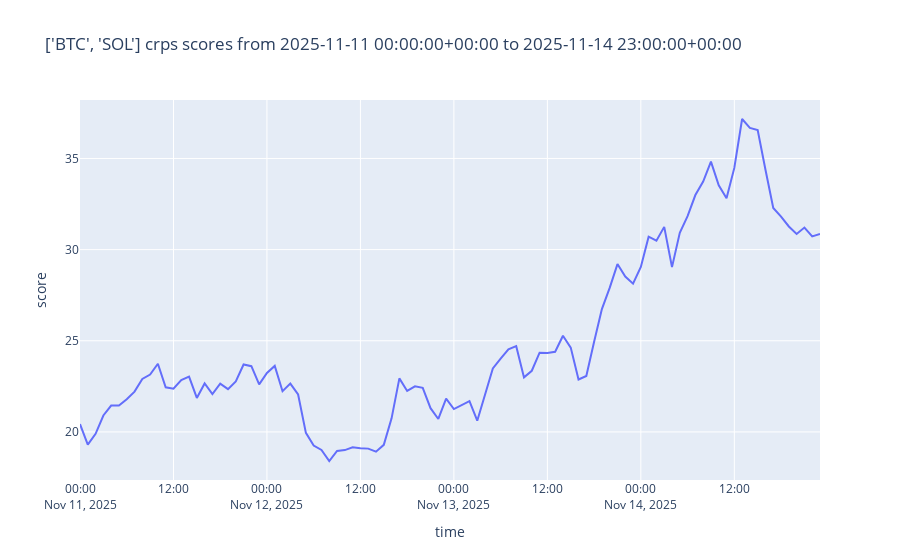

Notebook code cell kept with this figure:
### Markdown cell above
## Run live simulation on historic data

### Code cell
# Setup tracker + evaluator
tracker_evaluator = TrackerEvaluator(GaussianStepTracker())

for asset, history_price in test_asset_prices.items():

    # First tick: initialize historical data
    tracker_evaluator.tick({asset: initial_histories[asset]})

    prev_ts = 0
    predict_count = 0
    pbar = tqdm(desc=f"Evaluating {asset}", total=count_evaluations(history_price, HORIZON, INTERVAL), unit="eval")
    for ts, price in history_price:
        # Feed the new tick
        tracker_evaluator.tick({asset: [(ts, price)]})

        # Evaluate prediction every hour (ts is in second)
        if ts - prev_ts >= INTERVAL:
            prev_ts = ts
            predictions_evaluated = tracker_evaluator.predict(asset, HORIZON, STEP_CONFIG)

            # Quarantine mechanism:
            # - Predictions are not scored immediately. Each prediction is placed in a quarantine 
            #   until sufficient future price data (up to the full horizon ticks) becomes available.
            # - Predictions issued within the final `horizon` seconds of the
            #   time series cannot be scored, as future observations are unavailable.

            if predictions_evaluated:
                pbar.update(1)

            # Periodically display results
            if predictions_evaluated and predict_count % 100 == 0:
                pbar.write(
                    f"[{asset}] avg norm CRPS={tracker_evaluator.overall_crps_score_asset(asset):.4f} | "
                    f"recent={tracker_evaluator.recent_crps_score_asset(asset):.4f}"
                )
            predict_count += 1
    pbar.close()
    print()

tracker_name = tracker_evaluator.tracker.__class__.__name__
print(f"\nTracker {tracker_name}:"
      f"\nFinal average normalized crps score: {tracker_evaluator.overall_crps_score():.4f}")

current_results_dir = tracker_evaluator.to_json(horizon=HORIZON, step_config=STEP_CONFIG,
                                                interval=INTERVAL, base_dir=base_dir_results)

# Plot scoring timeline
timestamped_scores = tracker_evaluator.scores
plot_scores(timestamped_scores)

### Figure 1 — Plotly figure (JSON) as saved in the notebook; plotly's stock layout.template omitted (floating-point values rounded to 4 significant figures)
{"data": [{"hovertemplate": "time=%{x}<br>score=%{y}<extra></extra>", "legendgroup": "", "line": {"color": "#636efa", "dash": "solid"}, "marker": {"symbol": "circle"}, "mode": "lines", "name": "", "orientation": "v", "showlegend": false, "type": "scatter", "x": ["2025-11-11T00:00:00+00:00", "2025-11-11T01:00:00+00:00", "2025-11-11T02:00:00+00:00", "2025-11-11T03:00:00+00:00", "2025-11-11T04:00:00+00:00", "2025-11-11T05:00:00+00:00", "2025-11-11T06:00:00+00:00", "2025-11-11T07:00:00+00:00", "2025-11-11T08:00:00+00:00", "2025-11-11T09:00:00+00:00", "2025-11-11T10:00:00+00:00", "2025-11-11T11:00:00+00:00", "2025-11-11T12:00:00+00:00", "2025-11-11T13:00:00+00:00", "2025-11-11T14:00:00+00:00", "2025-11-11T15:00:00+00:00", "2025-11-11T16:00:00+00:00", "2025-11-11T17:00:00+00:00", "2025-11-11T18:00:00+00:00", "2025-11-11T19:00:00+00:00", "2025-11-11T20:00:00+00:00", "2025-11-11T21:00:00+00:00", "2025-11-11T22:00:00+00:00", "2025-11-11T23:00:00+00:00", "2025-11-12T00:00:00+00:00", "2025-11-12T01:00:00+00:00", "2025-11-12T02:00:00+00:00", "2025-11-12T03:00:00+00:00", "2025-11-12T04:00:00+00:00", "2025-11-12T05:00:00+00:00", "2025-11-12T06:00:00+00:00", "2025-11-12T07:00:00+00:00", "2025-11-12T08:00:00+00:00", "2025-11-12T09:00:00+00:00", "2025-11-12T10:00:00+00:00", "2025-11-12T11:00:00+00:00", "2025-11-12T12:00:00+00:00", "2025-11-12T13:00:00+00:00", "2025-11-12T14:00:00+00:00", "2025-11-12T15:00:00+00:00", "2025-11-12T16:00:00+00:00", "2025-11-12T17:00:00+00:00", "2025-11-12T18:00:00+00:00", "2025-11-12T19:00:00+00:00", "2025-11-12T20:00:00+00:00", "2025-11-12T21:00:00+00:00", "2025-11-12T22:00:00+00:00", "2025-11-12T23:00:00+00:00", "2025-11-13T00:00:00+00:00", "2025-11-13T01:00:00+00:00", "2025-11-13T02:00:00+00:00", "2025-11-13T03:00:00+00:00", "2025-11-13T04:00:00+00:00", "2025-11-13T05:00:00+00:00", "2025-11-13T06:00:00+00:00", "2025-11-13T07:00:00+00:00", "2025-11-13T08:00:00+00:00", "2025-11-13T09:00:00+00:00", "2025-11-13T10:00:00+00:00", "2025-11-13T11:00:00+00:00", "2025-11-13T12:00:00+00:00", "2025-11-13T13:00:00+00:00", "2025-11-13T14:00:00+00:00", "2025-11-13T15:00:00+00:00", "2025-11-13T16:00:00+00:00", "2025-11-13T17:00:00+00:00", "2025-11-13T18:00:00+00:00", "2025-11-13T19:00:00+00:00", "2025-11-13T20:00:00+00:00", "2025-11-13T21:00:00+00:00", "2025-11-13T22:00:00+00:00", "2025-11-13T23:00:00+00:00", "2025-11-14T00:00:00+00:00", "2025-11-14T01:00:00+00:00", "2025-11-14T02:00:00+00:00", "2025-11-14T03:00:00+00:00", "2025-11-14T04:00:00+00:00", "2025-11-14T05:00:00+00:00", "2025-11-14T06:00:00+00:00", "2025-11-14T07:00:00+00:00", "2025-11-14T08:00:00+00:00", "2025-11-14T09:00:00+00:00", "2025-11-14T10:00:00+00:00", "2025-11-14T11:00:00+00:00", "2025-11-14T12:00:00+00:00", "2025-11-14T13:00:00+00:00", "2025-11-14T14:00:00+00:00", "2025-11-14T15:00:00+00:00", "2025-11-14T16:00:00+00:00", "2025-11-14T17:00:00+00:00", "2025-11-14T18:00:00+00:00", "2025-11-14T19:00:00+00:00", "2025-11-14T20:00:00+00:00", "2025-11-14T21:00:00+00:00", "2025-11-14T22:00:00+00:00", "2025-11-14T23:00:00+00:00"], "xaxis": "x", "y": [20.43, 19.3, 19.9, 20.9, 21.45, 21.45, 21.79, 22.21, 22.91, 23.15, 23.74, 22.45, 22.37, 22.85, 23.03, 21.86, 22.66, 22.08, 22.64, 22.35, 22.77, 23.7, 23.61, 22.61, 23.24, 23.62, 22.23, 22.65, 22.05, 19.95, 19.25, 19.01, 18.4, 18.96, 19.0, 19.15, 19.11, 19.08, 18.92, 19.29, 20.74, 22.94, 22.25, 22.5, 22.42, 21.3, 20.71, 21.82, 21.25, 21.47, 21.69, 20.62, 21.98, 23.48, 24.02, 24.53, 24.7, 22.99, 23.35, 24.35, 24.33, 24.4, 25.27, 24.62, 22.87, 23.07, 24.94, 26.73, 27.9, 29.21, 28.52, 28.13, 29.05, 30.71, 30.49, 31.25, 29.04, 30.92, 31.84, 32.99, 33.73, 34.82, 33.53, 32.82, 34.48, 37.16, 36.67, 36.56, 34.38, 32.29, 31.81, 31.27, 30.86, 31.21, 30.72, 30.85], "yaxis": "y"}], "layout": {"legend": {"tracegroupgap": 0}, "title": {"text": "['BTC', 'SOL'] crps scores from 2025-11-11 00:00:00+00:00 to 2025-11-14 23:00:00+00:00"}, "xaxis": {"anchor": "y", "domain": [0, 1], "title": {"text": "time"}}, "yaxis": {"anchor": "x", "domain": [0, 1], "title": {"text": "score"}}}}
